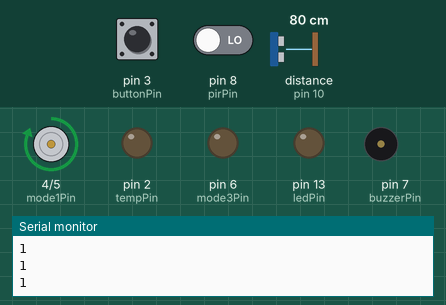
Recording of a sketch running on a simulated Arduino Uno, built with avr-gcc and run on an emulated ATmega328P. Parts: motor-driver pin pairs drawn as motors (green arrow = first pin HIGH = forward, orange = second pin HIGH = backward, longer = more drive), output pins drawn as LEDs (lit = HIGH), buzzer (waves = sounding, pin HIGH), the last lines printed to the serial monitor. Inputs (shaded band) come from the test bench; at power-on: pin 8 (pirPin) LOW, pin 3 (buttonPin) HIGH, distance to the obstacle (sensor on pin 10) 80 cm. The echo pulse lasts 58.3 µs per cm.

Above: at 1.2 s.
1.3 s: pin 8 (pirPin) driven HIGH
At 2.7 s:
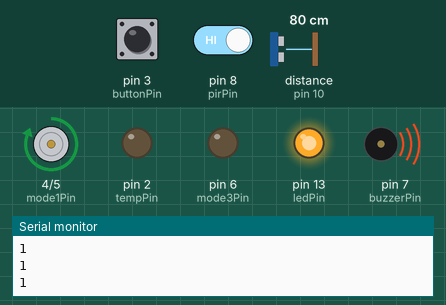
4.3 s: pin 3 (buttonPin) pulled LOW for 3.2 s
At 6.2 s:
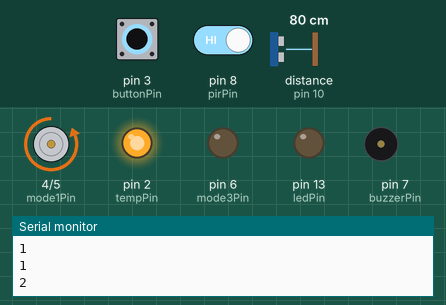
At 10.0 s:
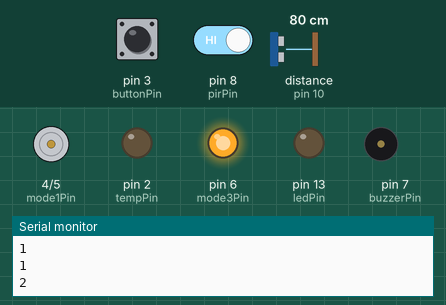
Timing chart, 0 to 15.0 s (numbered marks = the images above; inputs shaded):
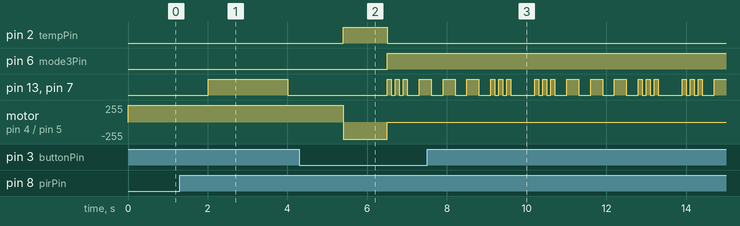

Measured:
- after the input at 1.3 s, pin 13 (ledPin), pin 7 (buzzerPin): LOW → HIGH after 0.71 s, → LOW 2.0 s later
- after the input at 4.3 s, pin 2 (tempPin): LOW → HIGH after 1.1 s, → LOW 1.1 s later; pin 6 (mode3Pin): LOW → HIGH after 2.2 s; motor on pin 4 (mode1Pin) / pin 5 (mode2Pin): forward 255/255 → backward 255/255 after 1.1 s, → stopped 1.1 s later

The sketch:

Proxima_beta_v0.5.0.ino
```cpp
// Include NewPing Library
#include "NewPing.h"

// Hook up HC-SR04 with Trig to Arduino Pin 9, Echo to Arduino pin 10
#define TRIGGER_PIN 9
#define ECHO_PIN 10

// Maximum distance we want to ping for (in centimeters).
#define MAX_DISTANCE 400

// NewPing setup of pins and maximum distance.
NewPing sonar(TRIGGER_PIN, ECHO_PIN, MAX_DISTANCE);
float duration, distance;

// Setting Arduino Pins
int ledPin = 13;                                  //LED PIN.
int buttonPin = 3;                         //Push Button for mode switching
int mode1Pin = 4;                           //green LED for Social Distancing Mode
int mode2Pin = 5;                          //blue LED for Temp Scan Mode
int mode3Pin = 6;                           //red LED for SOS Mode
int tempPin = 2;                             //relay VIN for switching TempScanner on/off
int buzzerPin = 7;                          //BUZZER INPUT PIN.
int pirPin = 8;                            //MOTION SENSOR INPUT PIN.

// Setting default value
int PsensorValue = LOW;                      //DEFAULT PIR SENSOR STATE
int buttonOld=1;
int buttonNew;
int detected=LOW;
int mode=1;

// Setting SOS morse code duration
int dit = 100; // Setting Value of dit as 150
int dah = 300; // settiing Value of dah as 500
int longWait = 500; // setting value of longW as 1000

// Setting the PIR scanner duration
unsigned long previousMillis = 0;  //will store last time LED was blinked
const long period = 2000;         // period at which to blink in ms

void setup() {                              //INITIAL SETTINGS FOR ARDUINO PINS
Serial.begin(9600);
  pinMode(pirPin, INPUT);
  pinMode(buttonPin, INPUT_PULLUP);

  pinMode(buzzerPin, OUTPUT);
  pinMode(ledPin, OUTPUT);
  pinMode(mode1Pin, OUTPUT);
  pinMode(mode2Pin, OUTPUT);
  pinMode(mode3Pin, OUTPUT);
  pinMode(tempPin, OUTPUT);
}

void loop()                                 //COMMAND TO BE REPEATED.
{
  // MODE SWITCHING PROGRAM
   buttonOld = digitalRead(buttonPin);
  Serial.println(mode);
  if (buttonOld == 1 && buttonNew==0)
    {

    }
  else
    {
      if(mode==4)
        {
          delay(300);
          mode=1;

        }
      else
        {
          delay(1000);
          mode++;
        }
       buttonNew=buttonOld;
       delay(100);
    }


  switch(mode){

    case 1: // MODE 1: SOCIAL DISTANCING DEVICE
    {
      // TURNING OFF THE COMPONENTS USED IN MODE 3
      digitalWrite(mode3Pin, LOW);

      // MODE 1 MAIN CODE
      digitalWrite(mode1Pin, HIGH);
      unsigned long currentMillis = millis(); // store the current time
      distance = sonar.ping_cm();
      // Serial.print("Distance = ");              // Send results to Serial Monitor

      PsensorValue = digitalRead(pirPin);        //READ PIR INPUT PIN.
      // Serial.println(PsensorValue);
      if(PsensorValue>0)
      {
        if (currentMillis - previousMillis >= period) { // check if ?ms passed
          previousMillis = currentMillis;   // save the last time you blinked the LED
          if(detected==LOW)
          {
            detected=HIGH;
          }
          else
          {
            detected=LOW;
          }
        }
      }
      // Serial.println(detected);
      digitalWrite(ledPin, detected);

      if (detected==HIGH && distance <= 102 && distance >= 0)
      {
        digitalWrite(buzzerPin, HIGH);           //BUZZ THE BUZZER.
        digitalWrite(ledPin, HIGH);             //ON LED.

      }

      else                                      //IF NO MOTION IS DETECTED.
        {
        digitalWrite(buzzerPin, LOW);           //SILENT THE BUZZER.
        digitalWrite(ledPin, LOW);              //OFF LED.
        }

      if (distance >= 400 && distance <= 2)
      {
        // Serial.println("Out of range");
        delay(100);
      }
      else
      {
        // Serial.print(distance);
        // Serial.println(" cm");
        // delay (100);
      }
      break;
    }

    case 2: // MODE 2: TEMPERATURE SCANNER
    {
      // TURNING OFF THE COMPONENTS USED IN MODE 1
      digitalWrite(buzzerPin, LOW);
      digitalWrite(ledPin, LOW);
      digitalWrite(mode1Pin, LOW);
      // MODE 2 MAIN CODE
      digitalWrite(mode2Pin, HIGH);
      digitalWrite (tempPin, HIGH);

      break;
    }

     case 3: // MODE 3: SOS MODE
    {
      // TURNING OFF THE COMPONENTS USED IN MODE 2
      digitalWrite(buzzerPin, LOW);
      digitalWrite(ledPin, LOW);
      digitalWrite(mode2Pin, LOW);
      digitalWrite (tempPin, LOW);
      digitalWrite(mode3Pin, HIGH);

      // MODE 3 MAIN CODE

        // DIT

        digitalWrite (ledPin,HIGH);
        digitalWrite(buzzerPin, HIGH);
        delay(dit);
        digitalWrite(ledPin, LOW);
        digitalWrite(buzzerPin, LOW);
        delay(dit);

        //DIT

        digitalWrite(ledPin, HIGH);
        digitalWrite(buzzerPin, HIGH);
        delay(dit);
        digitalWrite(ledPin, LOW);
        digitalWrite(buzzerPin, LOW);
        delay(dit);

        //DIT

        digitalWrite(ledPin, HIGH);
        digitalWrite(buzzerPin, HIGH);
        delay(dit);
        digitalWrite(ledPin, LOW);
        digitalWrite(buzzerPin, LOW);
        delay(dah);

        //DAH


        digitalWrite(ledPin, HIGH);
        digitalWrite(buzzerPin, HIGH);
        delay(dah);
        digitalWrite(ledPin, LOW);
        digitalWrite(buzzerPin, LOW);
        delay(dah);

        //DAH

        digitalWrite(ledPin, HIGH);
        digitalWrite(buzzerPin, HIGH);
        delay(dah);
        digitalWrite(ledPin, LOW);
        digitalWrite(buzzerPin, LOW);
        delay(dah);

        //DAH

        digitalWrite(ledPin, HIGH);
        digitalWrite(buzzerPin, HIGH);
        delay(dah);
        digitalWrite(ledPin, LOW);
        digitalWrite(buzzerPin, LOW);
        delay(dah);

        // DIT

        digitalWrite (ledPin,HIGH);
        digitalWrite(buzzerPin, HIGH);
        delay(dit);
        digitalWrite(ledPin, LOW);
        digitalWrite(buzzerPin, LOW);
        delay(dit);

        //DIT

        digitalWrite(ledPin, HIGH);
        digitalWrite(buzzerPin, HIGH);
        delay(dit);
        digitalWrite(ledPin, LOW);
        digitalWrite(buzzerPin, LOW);
        delay(dit);

        //DIT

        digitalWrite(ledPin, HIGH);
        digitalWrite(buzzerPin, HIGH);
        delay(dit);
        digitalWrite(ledPin, LOW);
        digitalWrite(buzzerPin, LOW);
        delay(dit);


        //Giving a Gap before restarting

        delay(longWait);

        break;
    }

  }

}
```
